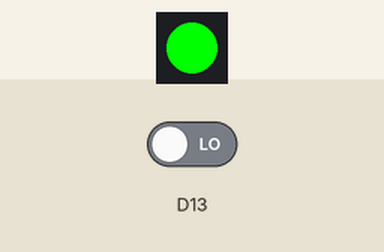
Simulated run of this program. Board: CircuitPython board. On the bench: 1 RGB LEDs in strip order, left to right. Inputs (shaded band) come from the test bench. The clock reads 2024-03-15 10:24:30 at power-on unless the program sets it; requests to the public web service named in the program get a made-up reply in its usual format after 0.4 s (London, UTC, broken clouds, 64 % humidity, 1013 hPa unless stated); values from a settings file that is not in the repository are placeholders; web requests get an empty 200 reply after 0.4 s; a WiFi scan finds one network, HomeNet; what the program prints to the serial console is not drawn.

Above: at 4.7 s.
4.8 s: on-board LED released
At 5.01 s:
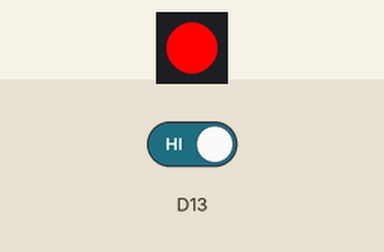
At 5.41 s:
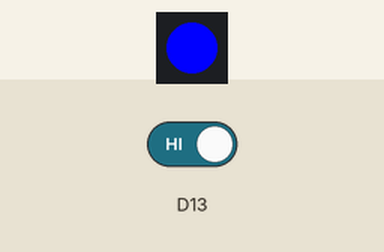
7.8 s: on-board LED held down
Timing chart, 0 to 10.8 s (numbered marks = the images above; inputs shaded):
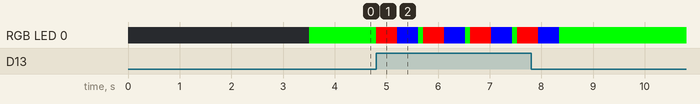

Measured:
- after the input at 4.8 s, RGB LED 0: RGB(0, 255, 0) → RGB(255, 0, 0) at once, then repeats every 0.91 s: RGB(0, 0, 255) 0.40 s, RGB(0, 255, 0) 0.10 s, RGB(255, 0, 0) 0.41 s

The program:

feathers2_SMS_button.py
```python
# Author: Irv Shapiro
# Website: https://cogitations.com
# YouTube Channel: https://youtube.com/c/drvax

# This program is derived from the Twilio example for microPython posted
# at https://www.twilio.com/blog/sms-doorbell-micropython-twilio

# It is also derived from various Adafruit CircuitPython web examples.

# Copyright 2020, Cogitations, LLC

# Permission is hereby granted, free of charge, to any
# person obtaining a copy of this software and associated
# documentation files  (the "Software"), to deal in the
# Software without restriction, including without limitation
# the rights to use, copy, modify, merge, publish,
# distribute, sublicense, and/or sell copies of the
# Software, and to permit persons to whom the Software is
# furnished to do so, subject to the following conditions:

# The above copyright notice and this permission notice
# shall be included in all copies or substantial portions of
# the Software.
#
# THE SOFTWARE IS PROVIDED "AS IS", WITHOUT WARRANTY OF ANY
# KIND, EXPRESS OR IMPLIED, INCLUDING BUT NOT LIMITED TO THE
# WARRANTIES  OF MERCHANTABILITY, FITNESS FOR A PARTICULAR
# PURPOSE AND NONINFRINGEMENT. IN NO EVENT SHALL THE AUTHORS
# ORCOPYRIGHT HOLDERS  BE LIABLE FOR ANY CLAIM, DAMAGES OR
# OTHER LIABILITY, WHETHER IN AN ACTION OF CONTRACT, TORT OR
# OTHERWISE, ARISING FROM, OUT  OF OR IN CONNECTION WITH THE
# SOFTWARE OR THE USE OR OTHER DEALINGS IN THE SOFTWARE.
#

# When a button on pin 11 (data 13) is press an API call is
# placed to Twilio and a text messages is sent.  The message
# provided in secrets.py has the current time, based on the
# device IP address appended to the user provided text

# This file, secrets.py, is where you keep secret settings, passwords,
# and tokens! Do not put confidential informatiuon in the code
# that you share online.  PLEASE NOTE.  This informatuion is still
# on your device which you must secure.

# secrets.py must be stored on the device alongside code.py

# secrets = {
#     'ssid' : 'DrVax XXXXXXX',
#     'password' : 'Password---------',
#     'TWILIO_ACCOUNT_SID' : 'AC---------------------------',
#     'TWILIO_AUTH_TOKEN' : '-------------------------------',
#     'TWILIO_FROM_NUMBER' : '+13339998888',
#     'NOTIFICATION_NUMBER' : '+14445557777',
#     'message',
#     }
#
# Note the telephone numbers must begin with a country code

import ssl
import wifi
import socketpool
import adafruit_requests
import time
import board
import digitalio
import binascii
import adafruit_dotstar

# Get passwords and credentials
print("Loading network passwords")
try:
    from secrets import secrets
except ImportError:
    print("WiFi secrets are kept in secrets.py, please add them there!")
    raise

#
# This class connects the device to your local wifi based on a SID and
# password provided in the secrets.py file.  It first lists the SIDs it
# finds to the console to aid in debugging.
#
class connect_me:
    def connect_wifi():

        print("FeatherS2 Wifi Request with Button Test")

        print("My MAC addr:", [hex(i) for i in wifi.radio.mac_address])

        print("Available WiFi networks:")
        for network in wifi.radio.start_scanning_networks():
            print(
                "\t%s\t\tRSSI: %d\tChannel: %d"
                % (str(network.ssid, "utf-8"), network.rssi, network.channel)
            )
        wifi.radio.stop_scanning_networks()

        print("Connecting to %s" % secrets["ssid"])
        wifi.radio.connect(secrets["ssid"], secrets["password"])
        print("Connected to %s!" % secrets["ssid"])
        print("My IP address is", wifi.radio.ipv4_address)

        return socketpool.SocketPool(wifi.radio)


#
# This class obtains a request object from the socket pool which we
# will reuser since if we keep allocating request objects we run out
# over time.
#
class get_request:
    def __init__(self, requestPool):
        self.requestPool = requestPool
        self.needRequest = True

    def get_request_object(self):
        # Only setup the request object once
        if self.needRequest:
            print("allocating request from pool")
            self.requests = adafruit_requests.Session(
                self.requestPool, ssl.create_default_context()
            )
            self.needRequest = False
        return self.requests


class get_internet_time:
    def __init__(self, requestObject):
        self.requestObject = requestObject
        self.needRequest = True

    def get_local_time(self):
        JSON_TIME_URL = "http://worldtimeapi.org/api/ip"

        print("Fetching json from", JSON_TIME_URL)
        response = self.requestObject.get(JSON_TIME_URL)
        print("-" * 40)
        print(response.status_code)
        if response.status_code == 200:
            print(response.json())
            print("-" * 40)
            return response.json()
        return {"datetime": "time unavailable."}


#
# This class sends an HTTP rest style API PUT to Twilio to send_report
# and SMS messages.  You must have a Twilio account to use this code and
# place the Twilio from phone number, account id and auth token in the
# secrests file.
#
class TwilioSMS:
    base_url = "https://api.twilio.com/2010-04-01"

    #
    # The class init method defines the HTTP basic authorization string.
    # This string is in the format username:password base64 encoded
    #
    def __init__(self, requestPool, account_sid, auth_token):
        self.twilio_auth_token = auth_token
        self.twilio_account_sid = account_sid
        self.twilioAuthString = "{sid}:{token}".format(
            sid=account_sid, token=auth_token
        )

        # binascii requires a byte arrary instead of a string
        self.twilioAuthBytes = bytes(self.twilioAuthString, "utf-8")

        # HTTP Authorization requires a string so use decode to change it back.
        # the bsa_base64 method adds a LF on the end so use .strip to remove it
        self.twilio_auth = (
            binascii.b2a_base64(self.twilioAuthBytes).strip().decode("ascii")
        )

        self.requestObject = requestObject

    def create(self, body, from_, to):

        fromHTTP = from_.replace("+", "%2B")
        toHTTP = to.replace("+", "%2B")

        # The PUT data is formatted as JSON and the keywords are
        # required by Twilio
        payloadHTTP = {
            "Body": body,
            "To": toHTTP,
            "From": fromHTTP,
        }

        # Use HTTP basic authorization
        headersHTTP = {"Authorization": "Basic %s" % self.twilio_auth}
        print(self.twilio_auth)
        print("-- ")
        print(headersHTTP)

        r = self.requestObject.post(
            "https://api.twilio.com/2010-04-01/"
            + "Accounts/"
            + self.twilio_account_sid
            + "/Messages.json",
            data=payloadHTTP,
            headers=headersHTTP,
        )

        print("SMS sent with status code", r.status_code)
        print("Response: ", r.text)


def waiting_for_button():
    print("---------------------------------------------")
    print("************ Waiting for button *************")
    print("---------------------------------------------")


class dotstar:
    def __init__(self):
        # Turn off the bright LED called a DotStar
        self.dotstar = adafruit_dotstar.DotStar(
            board.APA102_SCK, board.APA102_MOSI, 1, brightness=255.0, auto_write=True
        )
        self.dotstar[0] = (0, 0, 0, 0.0)

    def red(self):
        self.dotstar[0] = (255, 0, 0, 10.0)

    def green(self):
        self.dotstar[0] = (0, 255, 0, 10.0)

    def blue(self):
        self.dotstar[0] = (0, 0, 255, 10.0)

    def off(self):
        self.dotstar[0] = (0, 0, 0, 0.0)


# -----------------------
# Main Code Starts Here
# -----------------------
#
myDot = dotstar()
myDot.off()

requestPool = connect_me.connect_wifi()
requestObject = get_request(requestPool).get_request_object()

# set up button
button_a = digitalio.DigitalInOut(board.D13)
button_a.direction = digitalio.Direction.INPUT
button_a.pull = digitalio.Pull.DOWN
cnt = 0

# Set up the Twilio REST API Call
sms = TwilioSMS(
    requestObject, secrets["TWILIO_ACCOUNT_SID"], secrets["TWILIO_AUTH_TOKEN"]
)

myDot.green()

waiting_for_button()

while True:
    if button_a.value:
        cnt += 1
        print("---------------------------------------------")
        print("Button Pressed: {}".format(cnt))
        # Turn dotstar red
        myDot.red()
        # Get the current time from the Internet
        getTime = get_internet_time(requestObject)
        # Split the time on a period and take the first part
        currentTime = getTime.get_local_time()["datetime"].split(".")[0]
        # Turn dotstar blue
        myDot.blue()
        # Send the SMS
        sms.create(
            body=secrets["message"] + ": " + currentTime,
            from_=secrets["TWILIO_FROM_NUMBER"],
            to=secrets["NOTIFICATION_NUMBER"],
        )
        waiting_for_button()
        myDot.green()
    time.sleep(0.1)

# We should never hit this code
print("done")  # Write your code here :-)
```
